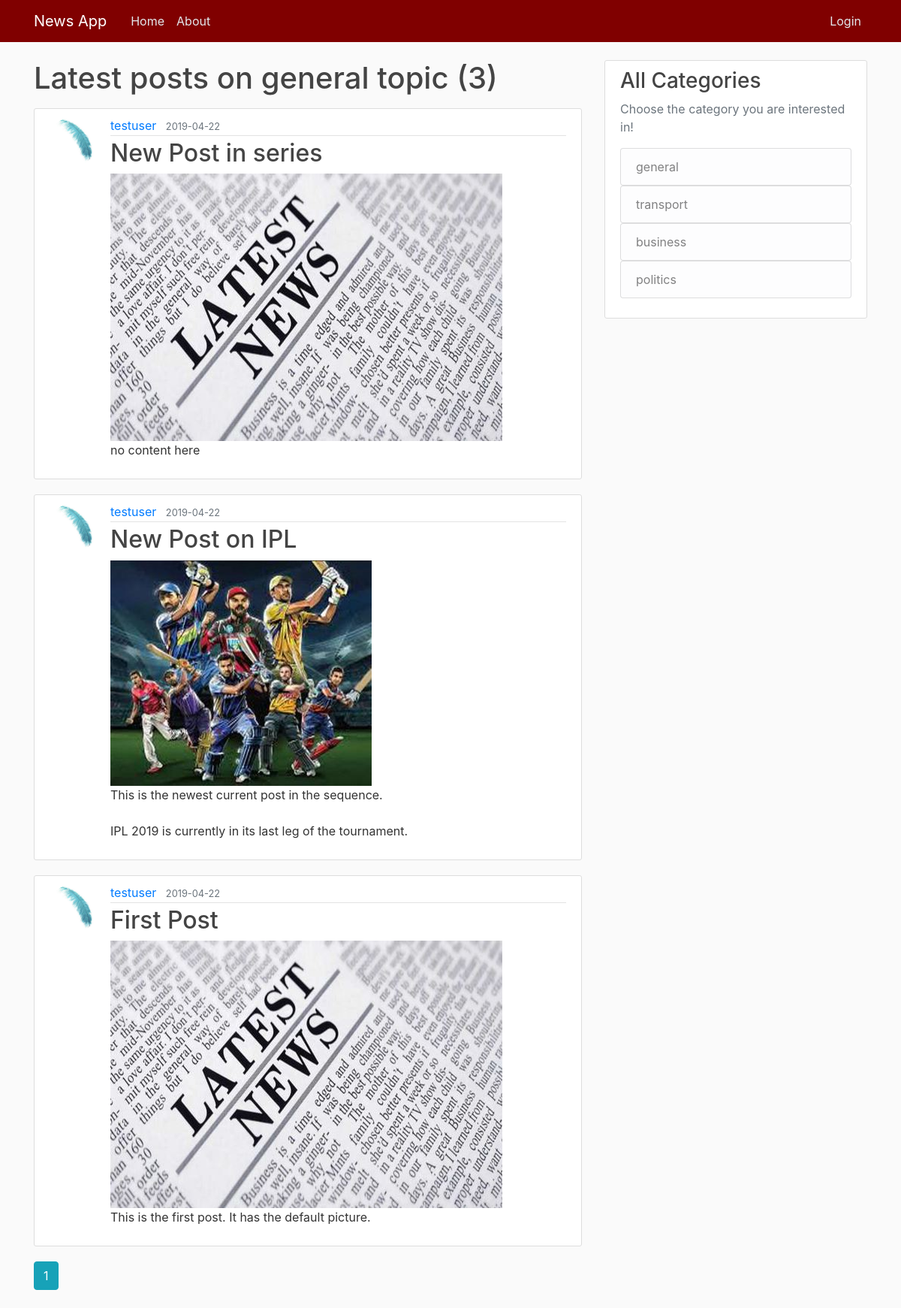
The page /post/general on the database its author committed.
### flaskblog/models.py (models this page shows, shortened)
class Post(db.Model):
    id = db.Column(db.Integer, primary_key=True)
    title = db.Column(db.String(100), nullable=False)
    date_posted = db.Column(db.DateTime, nullable=False,
                            default=datetime.utcnow)
    content = db.Column(db.Text, nullable=False)
    user_id = db.Column(db.Integer, db.ForeignKey('user.id'), nullable=False)
    image_file = db.Column(db.String(20), nullable=False,
                           default='default1.jpg')
    category = db.Column(db.String(20), nullable=False)

class User(db.Model, UserMixin):
    id = db.Column(db.Integer, primary_key=True)
    username = db.Column(db.String(20), unique=True, nullable=False)
    email = db.Column(db.String(120), unique=True, nullable=False)
    image_file = db.Column(db.String(20), nullable=False,
                           default='default.jpg')
    password = db.Column(db.String(60), nullable=False)
    posts = db.relationship('Post', backref='author', lazy=True)

### flaskblog/posts/routes.py (the view)
@posts.route("/post/<string:category>")
def cat_post(category):
    page = request.args.get('page', 1, type=int)
    posts = Post.query.filter_by(category=category).order_by(
        Post.date_posted.desc()).paginate(page=page, per_page=5)
    dis_cats = []
    for dis_cat in db.session.query(Post.category).distinct():
        dis_cats.append(dis_cat.category)
    return render_template('cat_post.html', posts=posts, category=category, dis_cats=dis_cats)

### flaskblog/templates/cat_post.html
{% extends "layout.html" %} {% block content %}
<h1 class="mb-3">Latest posts on {{ category }} topic ({{ posts.total }})</h1>
{% for post in posts.items %}
<article class="media content-section">
  <img src="{{ url_for('static',filename='profile_pics/' + post.author.image_file) }}" alt=""
    class="rounded-circle article-img" />
  <div class="media-body">
    <div class="article-metadata">
      <a class="mr-2"
        href="{{ url_for('users.user_posts', username=post.author.username) }}">{{ post.author.username }}</a>
      <small class="text-muted">{{
        post.date_posted.strftime("%Y-%m-%d")
      }}</small>
    </div>
    <h2>
      <a class="article-title" href="{{ url_for('posts.post',post_id=post.id) }}">{{
        post.title
      }}</a>
    </h2>
    <img src="{{ url_for('static',filename='profile_pics/' + post.image_file) }}" alt="" class="responsive" />
    <p class="article-content">{{ post.content }}</p>
  </div>
</article>
{% endfor %} {% for page_num in posts.iter_pages(left_edge=1, right_edge=1,
left_current=1, right_current=2) %} {% if page_num %} {% if posts.page ==
page_num %}
<a class="btn btn-info mb-4"
  href="{{ url_for('posts.cat_post', category =category, page=page_num)}}">{{ page_num }}</a>
{% else %}
<a class="btn btn-outline-info mb-4"
  href="{{ url_for('posts.cat_post', category=category, page=page_num)}}">{{ page_num }}</a>
{% endif %} {% else %} ... {% endif %} {% endfor %} {% endblock content %}

### flaskblog/static/main.css (style rules this page uses)
body { background: #fafafa; color: #333333; margin-top: 5rem; }
h1, h2, h3, h4, h5, h6 { color: #444444; }
.content-section { background: #ffffff; padding: 10px 20px; border: 1px solid #dddddd; border-radius: 3px; margin-bottom: 20px; }
.article-title { color: #444444; }
.article-content { white-space: pre-line; }
.article-img { height: 65px; width: 65px; margin-right: 16px; }
.article-metadata { padding-bottom: 1px; margin-bottom: 4px; border-bottom: 1px solid #e3e3e3 }

### rows shown on the page
Post: image_file (placeholder picture), author.username "testuser", date_posted "2019-04-22", title "New Post in series", content "no content here"
Post: image_file (placeholder picture), author.username "testuser", date_posted "2019-04-22", title "New Post on IPL", image_file (picture), content "This is the newest current post in the sequence. IPL 2019 is currently in its last leg of the tournament."
Post: image_file (placeholder picture), author.username "testuser", date_posted "2019-04-22", title "First Post", content "This is the first post. It has the default picture."

### other values the page prints
{{ category }} "general"
{{ posts.total }} "3"
{{ page_num }} "1"
{{ cate }} "general" "transport" "business" "politics"
